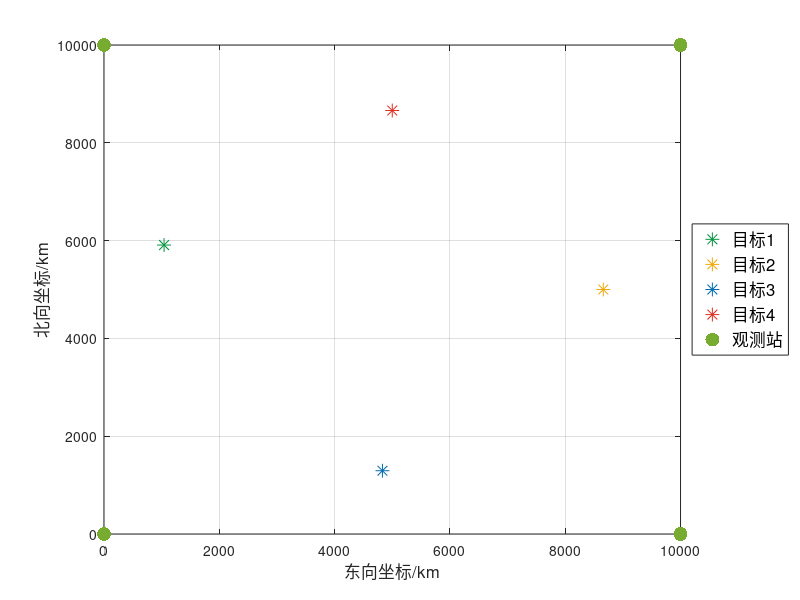
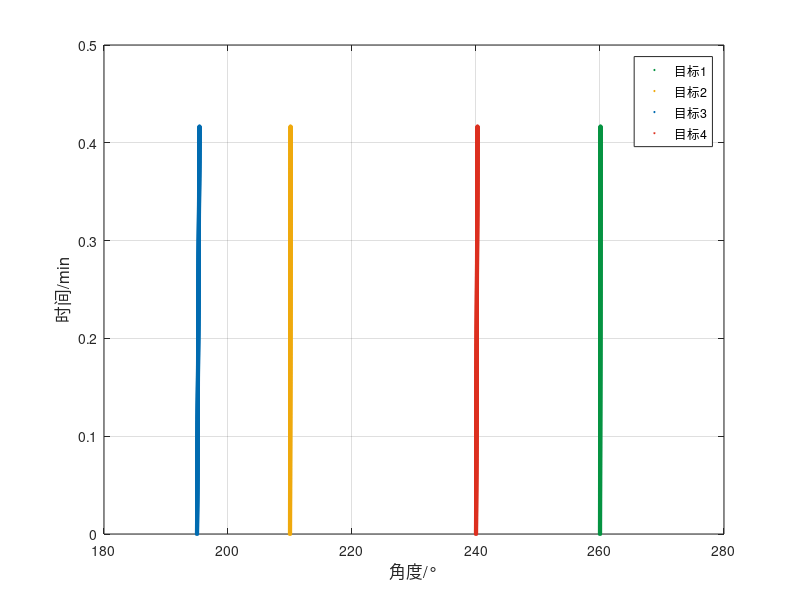

These figures' MATLAB source, in order: (Note: this script raises an error after producing the figures.)
%% 验证目标设置的位置

% Author LI Shuo
% 2023年9月18日 10点54分
clc
clear
close all

%% ==========================布放参数===============================
rand('seed', 1)
c = 1500;
var2d = 1.5^2;
% var2d   = 0^2 ;
var2 = var2d * (pi / 180)^2;

v0 = [10, 10, 10, 10];
range 	= [ 6e3 10e3 5e3 10e3]; % 目标产生位置的距离
bear = [80, 30, 15, 60]; % 目标产生位置的角度
course = [90, 50, 60, 120]; % 运动方向

num = length(v0);
x0 = range .* cosd(bear);
y0 = range .* sind(bear);
vx = v0 .* cosd(course);
vy = v0 .* sind(course);
X0 = [x0; y0; vx; vy];
T = 1e-3; %观测周期
T_all = 5; %观测时间
T_num = T_all / T; %观测次数
dt = T;

%匀速运动矩阵
F1 = [1, 0, T, 0; ...
    0, 1, 0, T; ...
    0, 0, 1, 0; ...
    0, 0, 0, 1];
%加速度矩阵
F2 = [0.5 * T^2, 0; ...
    0, 0.5 * T^2; ...
    T, 0; ...
    0, T];

x = zeros(num, T_num); % 目标x坐标
y = zeros(num, T_num); % 目标y坐标
x_r = zeros(num, T_num); % 目标相对观测者x坐标
y_r = zeros(num, T_num); % 目标相对观测者y坐标
angle_r = zeros(num, T_num); % 目标相对观测者方位
a_max = 0 / 1e3; % 目标最大加速度
X = arrayfun(@(j) zeros(4, T_num), 1:num, 'un', 0);

%% ==========================目标真实状态===============================
for t = 1:T_num
    for j = 1:length(x0)
        ax = a_max * (2 * rand - 1);
        ay = a_max * (2 * rand - 1);
        a = [ax, ay]';
        if t == 1
            X{j}(:, t) = X0(:, j);
        else
            X{j}(:, t) = F1 * X{j}(:, t - 1) + F2 * a;
        end
    end
end
for i = 1:num
    x(i, :) = X{i}(1, :);
    y(i, :) = X{i}(2, :);
end
birthPlace = [x(:, 1), y(:, 1)];
placeX = x;
placeY = y;
node = [0, 0; 10e3, 0; 10e3, 10e3; 0, 10e3];
for ii = 1:size(node, 1)
    for i = 1:num
        x_r(i, :) = node(ii, 1) - x(i, :);
        y_r(i, :) = node(ii, 2) - y(i, :);
        r_r = sqrt(x_r(i, :).^2+y_r(i, :).^2);
        angle_r(i, :) = atan2d(y_r(i, :), x_r(i, :));
        angle_r(angle_r < 0) = angle_r(angle_r < 0) + 360;
    end
    angR{ii} = angle_r;
    angM{ii} = angle_r + sqrt(var2d) * randn(size(angle_r));
end

%% 观测站和初始点的位置
color = ['#059341'; '#EFA90D'; '#006BB0'; '#DC2F1F'; '#EFA90D'; '#7E2F8E'];
%这句代码是在 MATLAB 中创建一个新的图形窗口（figure）。具体而言，它设置了图形窗口的一些属性，包括单位、位置和大小。

% - `'Units', 'centimeters'`：指定图形的单位为厘米。
% - `'Position', [20, 5, 20, 11.24 / 15 * 15]`：指定图形的位置和大小。
%   具体来说，图形位于屏幕上的位置 `[20, 5]`，宽度为 `20` 厘米，
%   高度为 `11.24 / 15 * 15` 厘米。这里的数字可能是根据具体需求设置的。

figure('Units', 'centimeters', 'Position', [15, 5, 20, 11.24 / 15 * 15])
for i = 1:num
    if i < 8
        color_line = color(i, :);
    else
        color_line = [1.0000, 0.5721, 0.0349];
    end
    aim_f(i) = scatter(birthPlace(i, 1), birthPlace(i, 2), 100, '*', 'MarkerEdgeColor', color_line);
    hold on
    plot(placeX(i, :), placeY(i, :), 'Color', color_line, 'LineWidth', 2)
end
obs_f = scatter(node(:, 1), node(:, 2), 'b^', 'filled', 'LineWidth', 0.5, 'SizeData', 100);
grid on
legend([aim_f, obs_f], '目标1', '目标2', '目标3', '目标4', '观测站', 'Location', 'eastoutside', 'FontSize', 12)
% axis([-3,3,-2.2,3.4])
set(gca, 'Box', 'on')
xlabel('东向坐标/km', 'FontSize', 12)
ylabel('北向坐标/km', 'FontSize', 12)

%% 各观测站看到的目标角度随时间的变化
for ii = 1:size(node, 1)
    figure
    hold on
    for i = 1:num
        if i < 8
            color_line = color(i, :);
        else
            color_line = [1.0000, 0.5721, 0.0349];
        end
        hold on
        scatter(angR{ii}(i, :), (T:T:T_all)/60*5, 1, 'filled', 'MarkerEdgeColor', color_line, 'MarkerFaceColor', color_line, 'LineWidth', 2)
    end
    set(gca, 'Box', 'on')
    xlabel('角度/°', 'FontSize', 12)
    ylabel('时间/min', 'FontSize', 12)
    % legend('目标1','目标2','目标3','Location','best','FontSize',12)
    legend('目标1', '目标2', '目标3', '目标4', 'Location', 'best')
    txtStr = ['观测站', num2str(ii)];
    grid on
    Hf = gcf;
    Hf.Position = [100, 100, 560, 420];
    hold off
end

%%
S = size(node, 1);
% close all
Ylim    = [-2.5,2.5];
xgrid = -3:0.02:3;
Ylim    = [0,10e3];
xgrid = 0:10:10e3;
y = cell(S, 1);
fig = figure('Units', 'centimeters', 'Position', [15, 5, 20, 11.24 / 15 * 15]);
for s = 1:S
    theta = angM{s}(:, 1);
    xp = node(s, 1);
    yp = node(s, 2);
    y{s} = cell2mat(arrayfun(@(x) (repmat(x-xp, length(theta), 1)).*tand(theta)+repmat(yp, length(theta), 1), xgrid, 'un', 0));
    %     locsp1  = arrayfun(@(x) abs(atan2d((y{s}(x,:)-yp),(xgrid-xp))-theta(x))>1,1:length(theta),'un',0);  % 在反向线上的点
    %     y{s}(cell2mat(arrayfun(@(v) v,cell2mat(locsp1'),'un',0))) = nan;                                   	% 在反向线上的点舍去
    locsp2 = arrayfun(@(x) y{s}(x, :) <= Ylim(1) | y{s}(x, :) >= Ylim(2), 1:length(theta), 'un', 0); % 超过视距的点
    y{s}(cell2mat(arrayfun(@(v) v, cell2mat(locsp2'), 'un', 0))) = nan; % 超过视距的点舍去
    figure(fig)
    hold on
    % 绘制测向线
    h = arrayfun(@(x) plot(xgrid, y{s}(x, :), '--', 'Color', '#808080'), 1:length(theta));
    hold off
end
figure(fig)
hold on
% 观测站位置
s1 = scatter(node(:, 1), node(:, 2), 'b^', 'filled', 'LineWidth', 0.5, 'SizeData', 100);
% 绘制目标出生点的位置
s2 = scatter(birthPlace(:, 1), birthPlace(:, 2), 'rp', 'filled', 'LineWidth', 1, 'SizeData', 100);
legend([h(end), s1, s2], '方位测量', '观测站', '目标', 'Location', 'eastoutside', 'FontSize', 12)
hold off
% axis([min(xgrid)-1,max(xgrid)+3,Ylim])
% axis([-3,3,-2.5,2.5])
set(gca, 'Box', 'on')
xlabel('东向坐标/km', 'FontSize', 12)
ylabel('北向坐标/km', 'FontSize', 12)